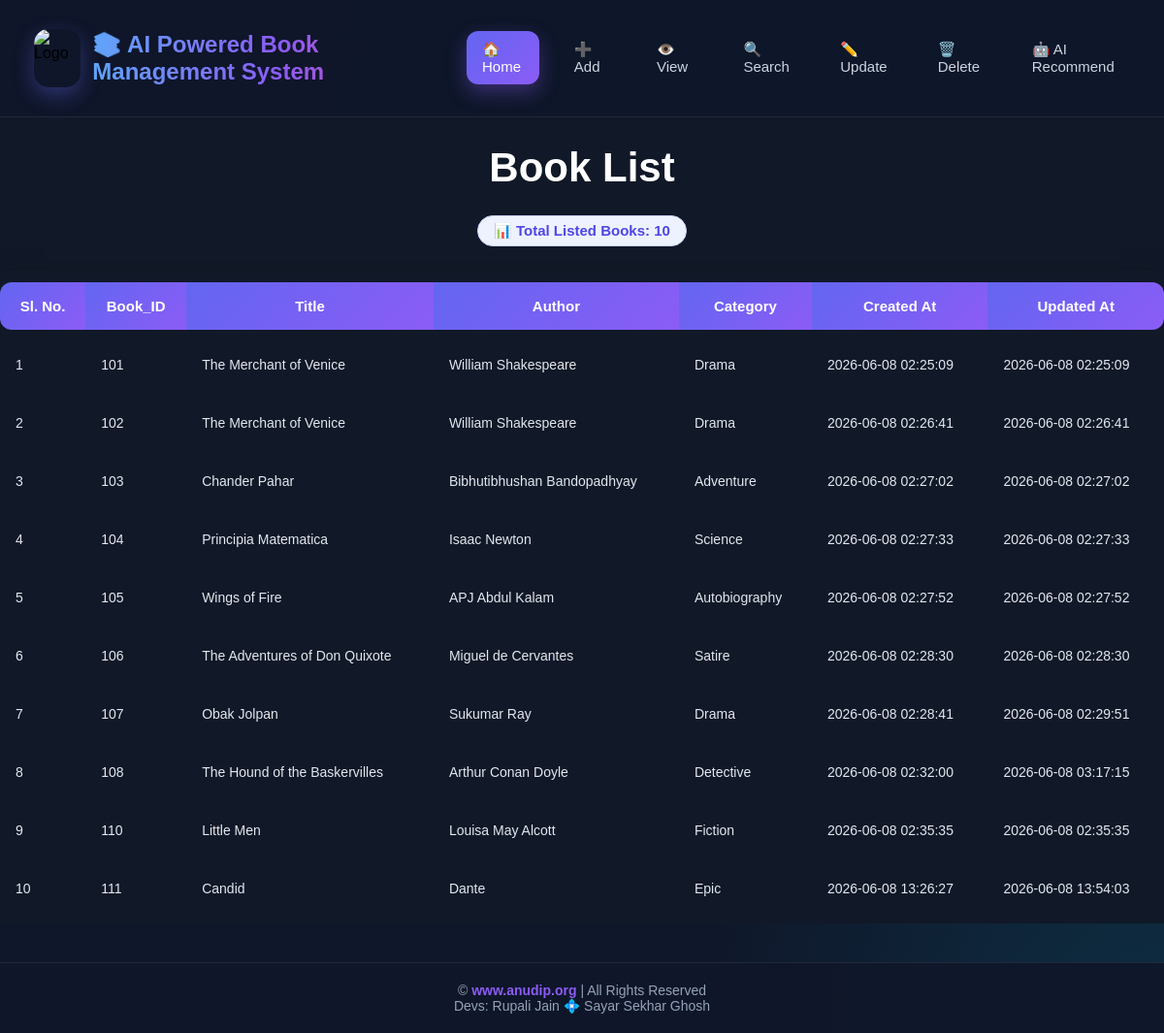
/view, run on the app's committed database.
### tables this page shows
CREATE TABLE books(

        id INTEGER PRIMARY KEY AUTOINCREMENT,

        title TEXT NOT NULL,

        author TEXT NOT NULL,

        category TEXT,

        created_at DATETIME DEFAULT (datetime('now', '+5 hours', '+30 minutes')),
                   
        updated_at DATETIME DEFAULT (datetime('now', '+5 hours', '+30 minutes'))
    );

### app.py (the view)
@app.route("/view")
def view():
    books = get_all_books()
    return render_template(
        "view_books.html",
        books=books
    )

### database.py (called while the page is built)
def get_connection():
    return sqlite3.connect(DB_NAME)

def get_all_books():
    conn = get_connection()
    cursor = conn.execute(
        "SELECT * FROM books"
    )
    books = cursor.fetchall()
    conn.close()
    return books

### templates/view_books.html (shortened to what this page needs)
<!DOCTYPE html>
<html>
    <head>
        <link rel="stylesheet"
            href="{{ url_for('static', filename='style.css') }}"
        >
    </head>
    <body>
        <nav class="navbar">
            <div class="nav-brand">
                <img src="https://media.licdn.com/dms/image/v2/D560BAQEHjEFxVR5xuw/company-logo_200_200/B56Z1mStfDHoAI-/0/1775537675219?e=2147483647&v=beta&t=GtWsI8qY5ZNdaVx1h6QCo8TTsH4VkOEgyCH3mkutd10" alt="Logo" class="nav-logo">
                    <h2 class="nav-title">📚 AI Powered Book Management System</h2>
            </div>
            <div class="nav-links">
                <a href="/" class="nav-item home-highlight">🏠 Home</a>
                <a href="/add" class="nav-item">➕ Add</a>
                <a href="/view" class="nav-item">👁️ View</a>
                <a href="/search" class="nav-item">🔍 Search</a>
                <a href="/update" class="nav-item">✏️ Update</a>
                <a href="/delete" class="nav-item">🗑️ Delete</a>
                <a href="/recommend" class="nav-item">🤖 AI Recommend</a>
            </div>
        </nav>
        <div class="container">
            <h1>Book List</h1>
            <div style="text-align: center; margin-bottom: 20px;">
                <span style="background-color: #eef2ff; color: #4f46e5; padding: 6px 16px; border-radius: 20px; font-weight: bold; font-size: 15px; border: 1px solid #c7d2fe; display: inline-block;">
                    📊 Total Listed Books: {{ books|length }}
                </span>
            </div>
            <table>
                <tr>
                    <th>Sl. No.</th>
                    <th>Book_ID</th>
                    <th>Title</th>
                    <th>Author</th>
                    <th>Category</th>
                    <th>Created At</th>
                    <th>Updated At</th>
                </tr>
                {% for book in books %}
                <tr>
                    <td>{{ loop.index }}</td>
                    <td>{{ book[0] }}</td>
                    <td>{{ book[1] }}</td>
                    <td>{{ book[2] }}</td>
                    <td>{{ book[3] }}</td>
                    <td>{{ book[4] }}</td>
                    <td>{{ book[5] }}</td>
                </tr>
                {% endfor %}
            </table>
        </div>
        <footer class="footer">
            &copy; <a href="https://anudip.org/" target="_blank">www.anudip.org</a> | All Rights Reserved
            <br>Devs: Rupali Jain 💠 Sayar Sekhar Ghosh
        </footer>
    </body>
</html>

### static/style.css (style rules this page uses)
.navbar { display:flex; justify-content:space-between; align-items:center; padding:12px 35px; background:rgba(15,23,42,.95); backdrop-filter:blur(20px); border-bottom:1px solid rgba(255,255,255,.08); position:sticky; top:0; z-index:1000; }
.nav-brand { display: flex; align-items: center; gap: 12px; }
.nav-logo { height:60px; width:60px; border-radius:15px; object-fit:cover; box-shadow: 0 8px 20px rgba(99,102,241,.35); }
.nav-title { font-size:24px; font-weight:700; background: linear-gradient( 90deg, #60a5fa, #8b5cf6, #ec4899 ); -webkit-background-clip:text; background-clip: text; -webkit-text-fill-color:transparent; }
.nav-links { display: flex; gap: 20px; align-items: center; }
.nav-item { color:#cbd5e1; text-decoration:none; padding:10px 16px; border-radius:12px; transition:.3s ease; font-size:15px; }
.home-highlight { background: linear-gradient( 135deg, #6366f1, #8b5cf6 ); color:white !important; box-shadow: 0 8px 20px rgba(139,92,246,.35); }
body { font-family:'Poppins',sans-serif; margin:0; padding:0; background: radial-gradient(circle at top left,#7c3aed25,transparent 30%), radial-gradient(circle at bottom right,#06b6d425,transparent 30%), #0f172a; }
.container { background:#111827; color:white; overflow-x:auto; }
h1 { text-align:center; color:white; font-size:42px; margin-bottom:25px; }
table { width:100%; border-collapse:separate; border-spacing:0 12px; margin-top:25px; box-shadow: 0 10px 30px rgba(0,0,0,.25); }
th { background:linear-gradient( 135deg, #6366f1, #8b5cf6 ); color:white; padding:16px; font-size:15px; font-weight:600; border:none; }
th:first-child { border-radius:12px 0 0 12px; }
th:last-child { border-radius:0 12px 12px 0; }
td { background:#111827; color:#e2e8f0; padding:16px; border:none; }
td:first-child { border-radius:12px 0 0 12px; }
td:last-child { border-radius:0 12px 12px 0; }
tr { transition:.3s ease; }
td { font-size:14px; }
.footer { margin-top:40px; padding:20px; text-align:center; background:rgba(15,23,42,.95); border-top:1px solid rgba(255,255,255,.08); color:#94a3b8; font-size:14px; }
.footer a { color:#8b5cf6; text-decoration:none; font-weight:600; transition:.3s; }
* { transition: background-color .3s ease, color .3s ease, transform .3s ease, box-shadow .3s ease; }

### data on the page
books: id "101", title "The Merchant of Venice", author "William Shakespeare", category "Drama", created_at "2026-06-08 02:25:09", updated_at "2026-06-08 02:25:09"
books: id "102", title "The Merchant of Venice", author "William Shakespeare", category "Drama", created_at "2026-06-08 02:26:41", updated_at "2026-06-08 02:26:41"
books: id "103", title "Chander Pahar", author "Bibhutibhushan Bandopadhyay", category "Adventure", created_at "2026-06-08 02:27:02", updated_at "2026-06-08 02:27:02"
books: id "104", title "Principia Matematica", author "Isaac Newton", category "Science", created_at "2026-06-08 02:27:33", updated_at "2026-06-08 02:27:33"
books: id "105", title "Wings of Fire", author "APJ Abdul Kalam", category "Autobiography", created_at "2026-06-08 02:27:52", updated_at "2026-06-08 02:27:52"
books: id "106", title "The Adventures of Don Quixote", author "Miguel de Cervantes", category "Satire", created_at "2026-06-08 02:28:30", updated_at "2026-06-08 02:28:30"
books: id "107", title "Obak Jolpan", author "Sukumar Ray", category "Drama", created_at "2026-06-08 02:28:41", updated_at "2026-06-08 02:29:51"
books: id "108", title "The Hound of the Baskervilles", author "Arthur Conan Doyle", category "Detective", created_at "2026-06-08 02:32:00", updated_at "2026-06-08 03:17:15"
books: id "110", title "Little Men", author "Louisa May Alcott", category "Fiction", created_at "2026-06-08 02:35:35", updated_at "2026-06-08 02:35:35"
books: id "111", title "Candid", author "Dante", category "Epic", created_at "2026-06-08 13:26:27", updated_at "2026-06-08 13:54:03"

### other printed values
{{ books|length }} "10"
